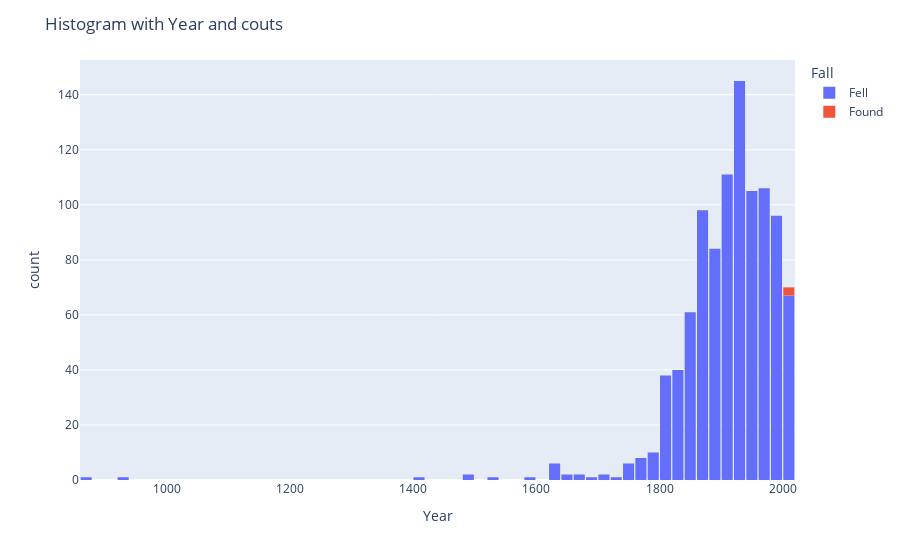

The code cell stored with this chart in its notebook:
### Code cell
# histogram represents year and count of falling
fig = px.histogram(data_frame=meteroite_df, x="Year", color="Fall")
# gap between bars
fig.update_layout(bargap=0.1, title="Histogram with Year and couts")
fig.show()

### Figure 1 — Plotly figure (JSON) as saved in the notebook; plotly's stock layout.template omitted (floating-point values rounded to 4 significant figures; data arrays with more than 128 entries replaced by an {"elided": "..."} marker saying what was removed)
{"data": [{"alignmentgroup": "True", "bingroup": "x", "hovertemplate": "Fall=Fell<br>Year=%{x}<br>count=%{y}<extra></extra>", "legendgroup": "Fell", "marker": {"color": "#636efa", "pattern": {"shape": ""}}, "name": "Fell", "offsetgroup": "Fell", "orientation": "v", "showlegend": true, "type": "histogram", "x": {"elided": "996 int values"}, "xaxis": "x", "yaxis": "y"}, {"alignmentgroup": "True", "bingroup": "x", "hovertemplate": "Fall=Found<br>Year=%{x}<br>count=%{y}<extra></extra>", "legendgroup": "Found", "marker": {"color": "#EF553B", "pattern": {"shape": ""}}, "name": "Found", "offsetgroup": "Found", "orientation": "v", "showlegend": true, "type": "histogram", "x": [2003, 2002, 2002], "xaxis": "x", "yaxis": "y"}], "layout": {"bargap": 0.1, "barmode": "relative", "legend": {"title": {"text": "Fall"}, "tracegroupgap": 0}, "margin": {"t": 60}, "title": {"text": "Histogram with Year and couts"}, "xaxis": {"anchor": "y", "domain": [0, 1], "title": {"text": "Year"}}, "yaxis": {"anchor": "x", "domain": [0, 1], "title": {"text": "count"}}}}
